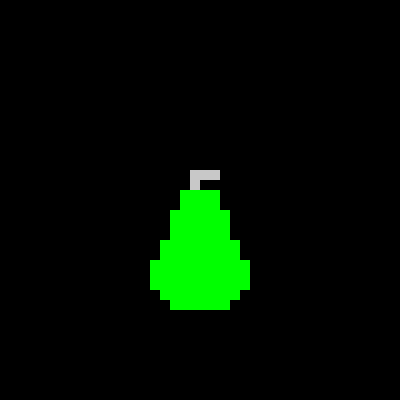
Frame 1 (no input)
Frame 60 (no input): identical to frame 1, image omitted
Frame 120 (the mouse pressed at the canvas centre since frame 60): identical to frame 1, image omitted

The p5.js sketch that drew this single still picture (run headless with seeded random() and noise() and a simulated clock; from frame 60 on, the mouse is pressed at the canvas centre):

// p5.js sketch
// ── sketch.js
function setup() {
    createCanvas(400, 400);
    background(0);
    noStroke()
}

function draw() {
    fill(0, 255, 0);
    //FILA 0
    rect(170, 300, 10, 10);
    rect(180, 300, 10, 10);
    rect(190, 300, 10, 10);
    rect(200, 300, 10, 10);
    rect(210, 300, 10, 10);
    rect(220, 300, 10, 10);
    //FILA 01
    rect(160, 290, 10, 10);
    rect(170, 290, 10, 10);
    rect(180, 290, 10, 10);
    rect(190, 290, 10, 10);
    rect(200, 290, 10, 10);
    rect(210, 290, 10, 10);
    rect(220, 290, 10, 10);
    rect(230, 290, 10, 10);
    //FILA 02
    rect(150, 280, 10, 10);
    rect(160, 280, 10, 10);
    rect(170, 280, 10, 10);
    rect(180, 280, 10, 10);
    rect(190, 280, 10, 10);
    rect(200, 280, 10, 10);
    rect(210, 280, 10, 10);
    rect(220, 280, 10, 10);
    rect(230, 280, 10, 10);
    rect(240, 280, 10, 10);
    //FILA 03
    rect(150, 270, 10, 10);
    rect(160, 270, 10, 10);
    rect(170, 270, 10, 10);
    rect(180, 270, 10, 10);
    rect(190, 270, 10, 10);
    rect(200, 270, 10, 10);
    rect(210, 270, 10, 10);
    rect(220, 270, 10, 10);
    rect(230, 270, 10, 10);
    rect(240, 270, 10, 10);
    //FILA 04
    rect(150, 260, 10, 10);
    rect(160, 260, 10, 10);
    rect(170, 260, 10, 10);
    rect(180, 260, 10, 10);
    rect(190, 260, 10, 10);
    rect(200, 260, 10, 10);
    rect(210, 260, 10, 10);
    rect(220, 260, 10, 10);
    rect(230, 260, 10, 10);
    rect(240, 260, 10, 10);
    //FILA 05
    rect(160, 250, 10, 10);
    rect(170, 250, 10, 10);
    rect(180, 250, 10, 10);
    rect(190, 250, 10, 10);
    rect(200, 250, 10, 10);
    rect(210, 250, 10, 10);
    rect(220, 250, 10, 10);
    rect(230, 250, 10, 10);
    //FILA 06
    rect(160, 240, 10, 10);
    rect(170, 240, 10, 10);
    rect(180, 240, 10, 10);
    rect(190, 240, 10, 10);
    rect(200, 240, 10, 10);
    rect(210, 240, 10, 10);
    rect(220, 240, 10, 10);
    rect(230, 240, 10, 10);
    //FILA 07
    rect(170, 230, 10, 10);
    rect(180, 230, 10, 10);
    rect(190, 230, 10, 10);
    rect(200, 230, 10, 10);
    rect(210, 230, 10, 10);
    rect(220, 230, 10, 10);
    //FILA 08
    rect(170, 220, 10, 10);
    rect(180, 220, 10, 10);
    rect(190, 220, 10, 10);
    rect(200, 220, 10, 10);
    rect(210, 220, 10, 10);
    rect(220, 220, 10, 10);
    //FILA 09
    rect(170, 210, 10, 10);
    rect(180, 210, 10, 10);
    rect(190, 210, 10, 10);
    rect(200, 210, 10, 10);
    rect(210, 210, 10, 10);
    rect(220, 210, 10, 10);
    //FILA 10
    rect(180, 200, 10, 10);
    rect(190, 200, 10, 10);
    rect(200, 200, 10, 10);
    rect(210, 200, 10, 10);
    //FILA 11
    rect(180, 190, 10, 10);
    rect(190, 190, 10, 10);
    rect(200, 190, 10, 10);
    rect(210, 190, 10, 10);
    //FILA 12
    fill(200)
    rect(190, 180, 10, 10);
    rect(190, 170, 10, 10);
    rect(200, 170, 10, 10);
    rect(210, 170, 10, 10);
}
